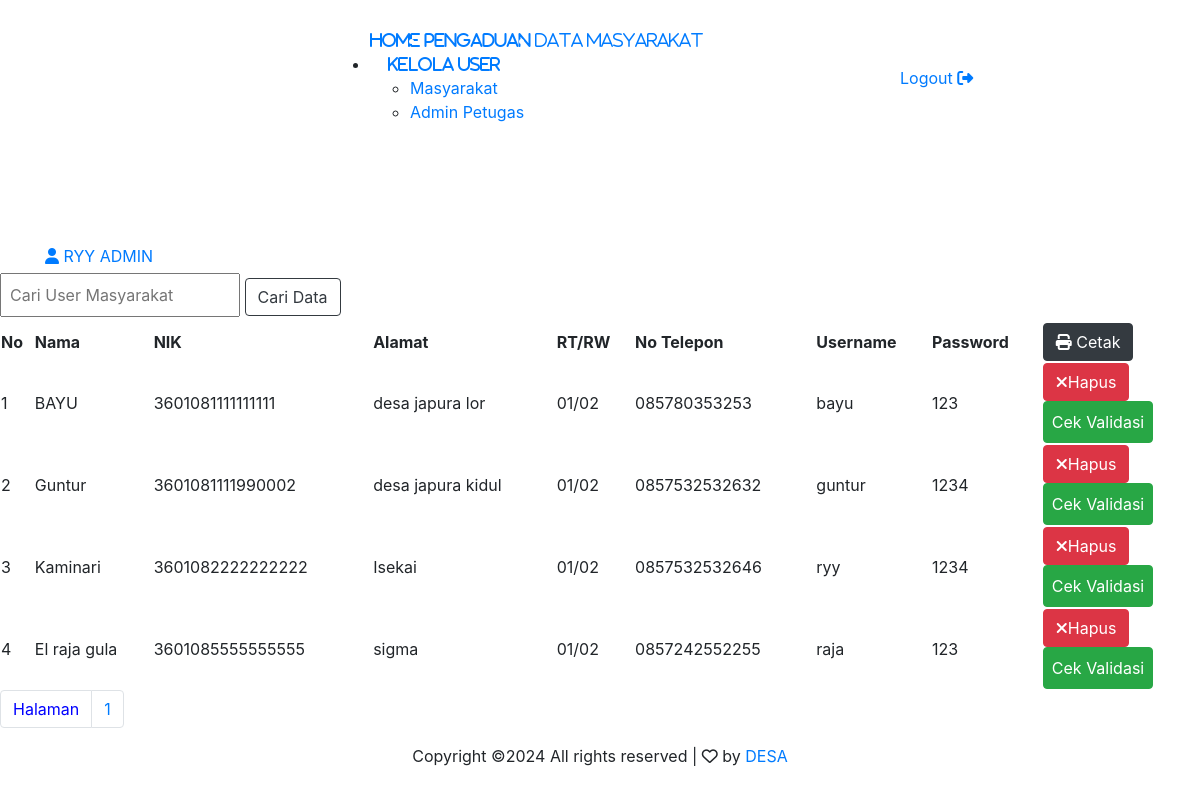
The page /user_masarakat.php (signed in) on the database its author committed.
### tables this page shows
CREATE TABLE `masyarakat` (
  `nik` char(16) NOT NULL,
  `nama` varchar(35) NOT NULL,
  `alamat` text NOT NULL,
  `rt_rw` varchar(20) NOT NULL,
  `username` varchar(25) NOT NULL,
  `password` varchar(32) NOT NULL,
  `tlp` varchar(13) NOT NULL
);

### user_masarakat.php (the view, shortened to what this page needs)
<?php
include 'koneksi.php';
if(!isset ($_SESSION['nama_petugas'])){
	header ("location: index.php");
	}else{
?>
<!doctype html>
<html class="no-js" lang="zxx">
<head>
   <link rel="stylesheet" href="css/bootstrap.min.css">
    <link rel="stylesheet" href="css/owl.carousel.min.css">
    <link rel="stylesheet" href="css/magnific-popup.css">
    <link rel="stylesheet" href="css/font-awesome.min.css">
    <link rel="stylesheet" href="css/style.css">
</head>
<body>
    <header>
        <div class="header-area ">
            <div class="header-top_area d-none d-lg-block">
                <div class="container">
                    <div class="row">
                        <div class="col-xl-6 col-md-6 ">
                        </div>
                        <div class="col-xl-6 col-md-6">
                        </div>
                    </div>
                </div>
            </div>
            <div id="sticky-header" class="main-header-area">
                <div class="container">
                    <div class="header_bottom_border">
                        <div class="row align-items-center">
                            <div class="col-xl-3 col-lg-2">
                                <div class="logo">
                                </div>
                            </div>
                            <div class="col-xl-6 col-lg-7">
                                <div class="main-menu  d-none d-lg-block">
                                    <nav>
                                        <ul id="navigation">
<?php
$level = $_SESSION ['level'] == 'petugas';
if ($level == 'petugas') {
?>
                                     <i class="fa fa-home" style="color:white"><li><a class="active" href="admin_petugas.php">Home</a></li></i>
                                     <i class="fa fa-bar-chart" style="color:white"><li><a class="active" href="data_pengaduan_petugas.php">Pengaduan</a></li></i>
                                     <i class="fa fa-file-archive-o" style="color:white"><li><a class="active" href="data_masarakat.php">Data Masyarakat</a></li></i>
                                    <?php }else{ ?>
                                     <i class="fa fa-home" style="color:white"><li><a class="active" href="admin_petugas.php">Home</a></li></i>
                                     <i class="fa fa-bar-chart" style="color:white"><li><a class="active" href="data_pengaduan.php">Pengaduan</a></li></i>
                                     <i class="fa fa-file-archive-o" style="color:white"><li><a class="active" href="data_masarakat.php">Data Masyarakat</a></li></i>
                                     <li><i class="fa fa-user" style="color:white"> <a href="#">Kelola User<i class="ti-angle-down"></i></a></i>
                                                <ul class="submenu">
                                                    <li><a href="user_masarakat.php">Masyarakat</a></li>
                                                    <li><a href="user_admin.php">Admin Petugas</a></li>
                                                </ul>
                                            </li>
                                     <?php } ?>
</ul>
             </nav>
                                </div>
                            </div>
                            <div class="col-xl-3 col-lg-3 d-none d-lg-block">
                                <div class="Appointment">
                                    <div class="book_btn d-none d-lg-block">
                                        <a href="logout.php" onclick="return confirm('Yakin Ingin Logout?')">Logout <i class="fa fa-sign-out"></i></a>
                                    </div>
                                </div>
                            </div>
                        </div>
                    </div>
                </div>
            </div>
        </div>
    </header>
    <div class="slider_area2">
        <div class="slider_active owl-carousel">
            <div class="single_slider  d-flex align-items-center slider_bg_2 overlay2">
                <div class="container">
                    <div class="row">
                        <div class="col-xl-12">
             <div class="slider_text ">
                                <h1 style="color:white">Admin/Petugas Web<br>
                                    Pengaduan Masyarakat</h1>
                                <div class="video_service_btn">
                                    <a href="#" class="boxed-btn3" style="text-transform: uppercase;"><i class="fa fa-user"></i> <?php echo $_SESSION['nama_petugas']?></a>
                                    <a href="#" class="boxed-btn3" style="text-transform: uppercase;"><?php echo $_SESSION['level']?></a>
                                </div>
                    </div>
                        </div>
                    </div>
                </div>
            </div>
        </div>
    </div>
    <div class="project_area">
<form action="" method="post" class="tulisan_input2">
<input type="text" name="cr" placeholder="Cari User Masyarakat" style="width:20%; padding:8px; margin-top:5px; margin-bottom:5px" class="form_input" />
<input type="submit" style="margin-top:10px" class="btn btn-outline-dark my-2 my-sm-0" style="padding:8px" name="cari" value="Cari Data" />
</form>
    <table class="table1" align="center" width="100%">
		<tr>
			<th>No</th>
			<th>Nama</th>
			<th>NIK</th>
			<th>Alamat</th>
            <th>RT/RW</th>
            <th>No Telepon</th>
            <th>Username</th>
            <th>Password</th>
            <th><a class="btn btn-dark" style="float:left;" href="cetak_user_masarakat.php" role="button" target="_blank"><i class="fa fa-print"></i> Cetak</a> </th>
		</tr>
<?php
$batas =10;
$halaman = @$_GET['halaman'];
if(empty($halaman)){
	$posisi = 0;
	$halaman = 1;
    }
	else{
		$posisi = ($halaman-1) * $batas;
	}
$no =1 +$posisi;
$cari = $_POST ['cr'];
if ($cari !=''){
$query = mysqli_query ($conn, "SELECT * FROM masyarakat WHERE nama LIKE '%".$cari."%'
	OR nik LIKE '%".$cari."%' OR alamat LIKE '%".$cari."%'");}else{
	$query = mysqli_query ($conn, "SELECT * FROM masyarakat LIMIT $posisi,$batas");
}
if (mysqli_num_rows ($query)){
while ($data = mysqli_fetch_array ($query)){
?>
<tr>
<td><?php echo $no++ ?></td>
<td><?php echo $data['nama'] ?></td>
<td><?php echo $data['nik'] ?></td>
<td><?php echo $data['alamat'] ?></td>
<td><?php echo $data['rt_rw'] ?></td>
<td><?php echo $data['tlp'] ?></td>
<td><?php echo $data['username'] ?></td>
<td><?php echo $data['password'] ?></td>
<td><a onClick="return confirm('Yakin Ingin Menghapus?')" class="btn btn-danger" href="hapus_user_masarakat.php?idd=<?php echo $data['nik'] ?>" role="button"><i class="fa fa-remove"></i>Hapus</a>
<form method="post" action="data_masarakat_cek.php">
<input type="submit" class="btn btn-success" style="padding:8px" name="cari" value="Cek Validasi" /></td>
</tr>
<?php }}else{
	echo '<tr><td colspan="8" align="center">TIDAK ADA DATA!!!</td></tr>';
}?>
</table>
<?php
	$query2		= mysqli_query($conn, "SELECT * FROM masyarakat");
	$jmldata	= mysqli_num_rows($query2);
	$jmlhalaman	= ceil($jmldata/$batas);
?>
<nav aria-label="page navigation example">
<ul class="pagination">
<li class="page-item"><a class="page-link" style="color:blue">Halaman</a></li>
	<?php
	for($i=1;$i<=$jmlhalaman;$i++)
	if ($i != $halaman){
		echo "<li class='page-item'><a class='page-link' href=\"user_masarakat.php?halaman=$i\">$i</a></li>";
	}
	else{
		echo " <li class='page-item'><a class='page-link'>$i</a></li>";
	}
	?>
    </div>
    <footer class="footer">
        <div class="copy-right_text">
            <div class="container">
                <div class="row">
                    <div class="col-xl-12">
                        <p class="copy_right text-center">
Copyright &copy;<script>document.write(new Date().getFullYear());</script> All rights reserved | <i class="fa fa-heart-o" aria-hidden="true"></i> by <a href="#" target="_blank">DESA</a>
                        </p>
                    </div>
                </div>
            </div>
        </div>
    </footer>
</body>
</html>
<?php } ?>

### rows shown on the page
masyarakat: nama "BAYU", nik "3601081111111111", alamat "desa japura lor", rt_rw "01/02", tlp "085780353253", username "bayu", password "123"
masyarakat: nama "Guntur", nik "3601081111990002", alamat "desa japura kidul", rt_rw "01/02", tlp "0857532532632", username "guntur", password "1234"
masyarakat: nama "Kaminari", nik "3601082222222222", alamat "Isekai", rt_rw "01/02", tlp "0857532532646", username "ryy", password "1234"
masyarakat: nama "El raja gula", nik "3601085555555555", alamat "sigma", rt_rw "01/02", tlp "0857242552255", username "raja", password "123"

### other values the page prints
$_SESSION['nama_petugas'] "RYY"
$_SESSION['level'] "ADMIN"
